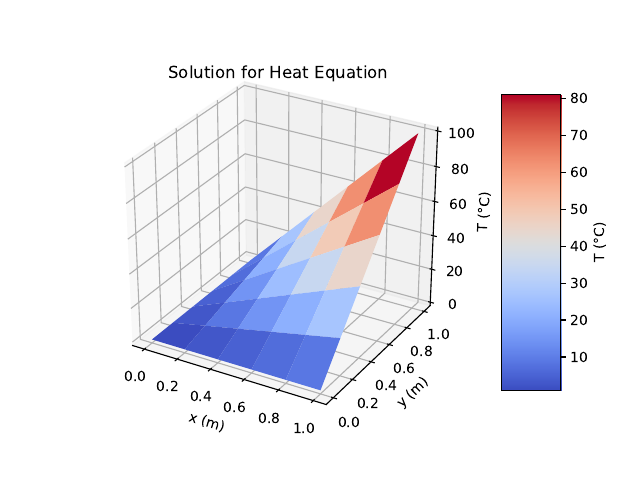

Write the Python code that produced this figure.
##################################################
# Instructions
##################################################
'''
Solve the Heat Equation (steady state) in a 
rectangular plate subject to a given temperature
in the border.
The equation is solved numerically by the Finite
Difference Method, which produces a linear system.
This linear system is solved by matrix inversion.

Running this file on the Python Interpreter:
   01 - Open the Python Interpreter:
        $ python     or     $ python3
   02 - Run the following command in the interpreter
        >>> exec(open('solver-heat-eq.py').read())

The variables in these programs will be acessible 
in the interpreter.

'''

##################################################
# Import libraries
##################################################
import numpy as np
import matplotlib.pyplot as plt
from mpl_toolkits.mplot3d import axes3d
from matplotlib import cm

##################################################
# Inputs 
##################################################

# Size of rectangular plate
Lx = 1.0 # in meters
Ly = 1.0 # in meters

# Number of points in the rectangular grid
mx = 6
my = 6

# Spacing between adjacent points in grid
dx = Lx / (mx-1)
dy = Ly / (my-1)

# Boundary conditions (in °C)
T_0_y = lambda y : 0.0
T_x_0 = lambda x : 0.0
T_x_Ly = lambda x : 100.0*(x/Lx)
T_Lx_y = lambda y : 100.0*(y/Ly)


##################################################
# Generate linear equations
##################################################

# Size of the linear system
n = (mx-2)*(my-2)

# Generate matrix A and vector b
A = np.zeros((n,n))
b = np.zeros(n)
for i in range(1,mx-1):
   for j in range(1,my-1):
      # new index: variables are numbered
      # from left to right and from botton
      # to top
      l = i-1 + (j-1)*(mx-2)
      A[l][l] = -4.0
      if i == 1 :
         if j == 1 :
            b[l]           = - T_0_y(j*dy) - T_x_0(i*dx)
            A[l][l+1]      = 1.0
            A[l][l+(mx-2)] = 1.0            
         elif j == my - 2 :
            b[l]           = - T_0_y(j*dy) - T_x_Ly(i*dx)
            A[l][l-(mx-2)] = 1.0
            A[l][l+1]      = 1.0 
         else :
            b[l]           = - T_0_y(j*dy)
            A[l][l-(mx-2)] = 1.0
            A[l][l+1]      = 1.0
            A[l][l+(mx-2)] = 1.0  
      elif i == mx-2 :
         if j == 1 :
            b[l]           = - T_Lx_y(j*dy) - T_x_0(i*dx)
            A[l][l-1]      = 1.0
            A[l][l+(mx-2)] = 1.0
         elif j == my - 2 :
            b[l]           = - T_Lx_y(j*dy) - T_x_Ly(i*dx)
            A[l][l-(mx-2)] = 1.0
            A[l][l-1]      = 1.0
         else :
            b[l]           = - T_Lx_y(j*dy)
            A[l][l-(mx-2)] = 1.0
            A[l][l-1]      = 1.0
            A[l][l+(mx-2)] = 1.0
      else :
         if j == 1 :
            b[l]           = - T_x_0(i*dx)
            A[l][l-1]      = 1.0
            A[l][l+1]      = 1.0
            A[l][l+(mx-2)] = 1.0
         elif j == my - 2 :
            b[l]           = - T_x_Ly(i*dx)
            A[l][l-(mx-2)] = 1.0
            A[l][l-1]      = 1.0
            A[l][l+1]      = 1.0
         else :
            A[l][l-(mx-2)] = 1.0
            A[l][l-1]      = 1.0
            A[l][l+1]      = 1.0
            A[l][l+(mx-2)] = 1.0


##################################################
# Solving the Linear System classically
##################################################

T_ls = np.matrix(A).I.dot(np.matrix(b).T)



##################################################
# Grid positions
##################################################

x = dx * np.arange(0,mx)
y = dy * np.arange(0,my)
x, y = np.meshgrid(x, y)

# Rewrite T for 3D plot
T_grid = np.zeros((mx,my))
for i in range(1,mx-1):
   for j in range(1,my-1):
      l = i-1 + (j-1)*(mx-2)
      T_grid[i,j] = T_ls[l]

for i in range(0,mx):
   T_grid[i,0]  = T_x_0(i*dx)
   T_grid[i,my-1] = T_x_Ly(i*dx)

for j in range(0,my):
   T_grid[0,j]  = T_0_y(j*dy)
   T_grid[mx-1,j] = T_Lx_y(j*dy)


##################################################
# Plot solution
##################################################

# Check Matplotlib docs
# https://matplotlib.org/mpl_toolkits/mplot3d/tutorial.html#getting-started


# 3-D Surface Plot
# Create figure
fig_surf = plt.figure()
ax_surf = fig_surf.gca(projection='3d')
ax_surf.set_xlabel('x (m)')
ax_surf.set_ylabel('y (m)')
ax_surf.set_zlabel('T (°C)')
plt.title('Solution for Heat Equation')
# Create surface plot
surf = ax_surf.plot_surface(x, y, T_grid, cmap=cm.coolwarm,
                       linewidth=0, antialiased=False)
fig_surf.colorbar(surf, shrink=0.8, aspect=5, label='T (°C)')
# Save figure in file
plt.savefig('surfplot.png')
plt.savefig('surfplot.pdf')
# Show plot in interactive window
plt.show(surf)
# Close figure
plt.clf()
plt.cla()
plt.close()

